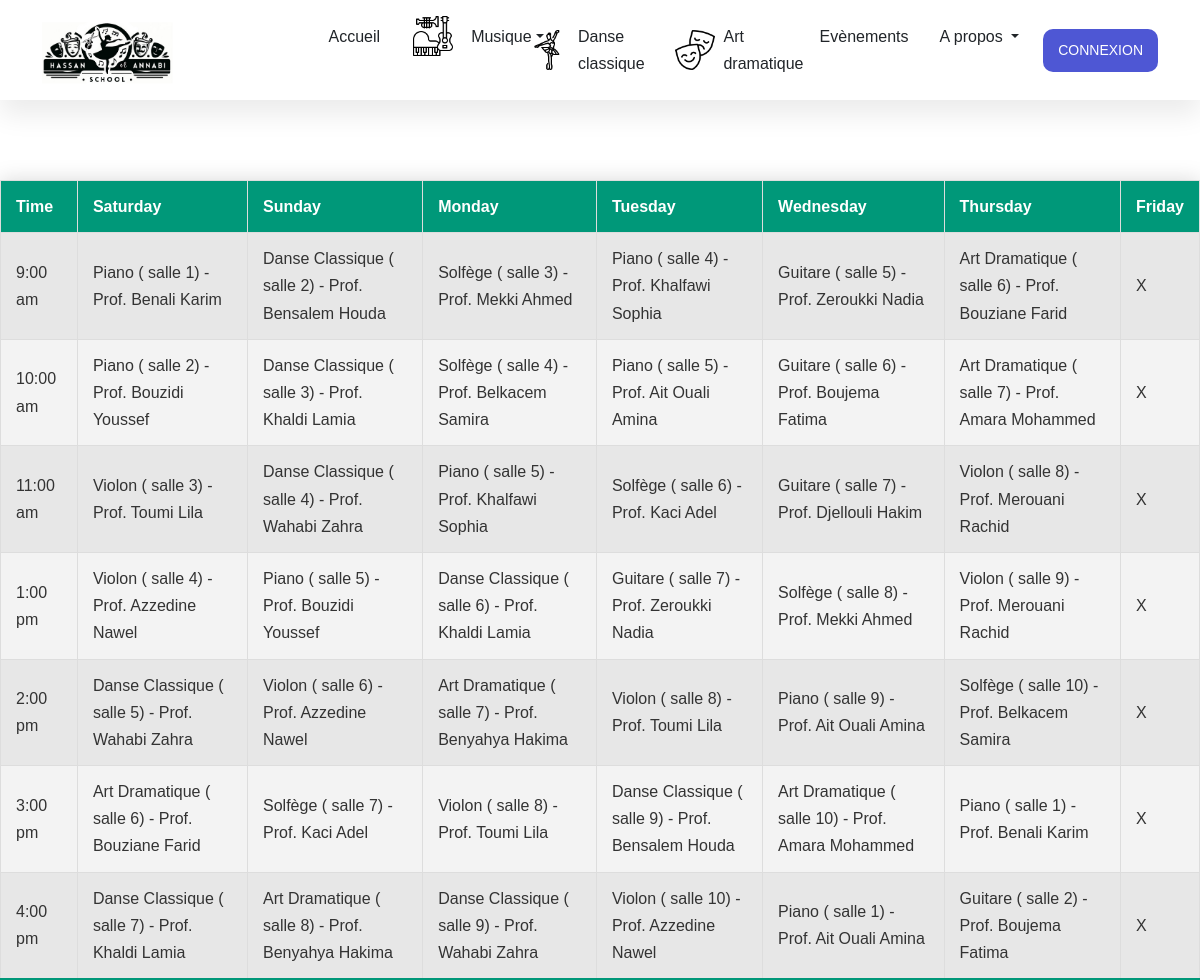
The app's page /scheduleHome.php with its own data.
### tables this page shows
CREATE TABLE IF NOT EXISTS `cours` (
  `Cours_id` int NOT NULL,
  `Prof_id` int NOT NULL,
  `Id_cat_art` int NOT NULL,
  `Horaire` time NOT NULL,
  `Salle` varchar(10) NOT NULL,
  `Période` time NOT NULL,
  PRIMARY KEY (`Cours_id`),
  KEY `Prof_id` (`Prof_id`,`Id_cat_art`),
  KEY `fk_catartId` (`Id_cat_art`)
);

CREATE TABLE IF NOT EXISTS `cat_artistique` (
  `Id_cat_art` int NOT NULL,
  `Désignation` varchar(45) NOT NULL,
  `Description` text NOT NULL,
  `Image` varchar(100) NOT NULL,
  PRIMARY KEY (`Id_cat_art`)
);

CREATE TABLE IF NOT EXISTS `professeur` (
  `Prof_id` int NOT NULL,
  `Nom` varchar(45) NOT NULL,
  `Date_naiss` date NOT NULL,
  `Adresse` varchar(125) NOT NULL,
  `Email` varchar(100) NOT NULL,
  `Tél` int NOT NULL,
  `Spécialité` varchar(45) NOT NULL,
  `pfp` varchar(100) NOT NULL,
  `Password` varchar(45) NOT NULL,
  PRIMARY KEY (`Prof_id`)
);

### scheduleHome.php (the view, shortened to what this page needs)
<?php
$pdo = new PDO('mysql:host=localhost;dbname=school', 'root', '');
$sql = "SELECT c.Cours_id, c.Salle, p.Nom as ProfName, a.Désignation as CourseName
        FROM cours c
        JOIN professeur p ON c.Prof_id = p.Prof_id
        JOIN cat_artistique a ON c.Id_cat_art = a.Id_cat_art
        ORDER BY c.Cours_id";
$stmt = $pdo->query($sql);
$courses = $stmt->fetchAll(PDO::FETCH_ASSOC);
$days = ['Saturday', 'Sunday', 'Monday', 'Tuesday', 'Wednesday', 'Thursday'];
$schedule = [];
foreach ($days as $day) {
    $startId = count($schedule) * 7 + 1;
    $endId = $startId + 6;
    for ($id = $startId; $id <= $endId; $id++) {
        $schedule[$day][] = $courses[$id - 1] ?? null;
    }
}
$times = ['9:00 am', '10:00 am', '11:00 am', '1:00 pm', '2:00 pm', '3:00 pm', '4:00 pm'];
?>
<!DOCTYPE html>
<html lang="fr">
<head>
    <link
      rel="stylesheet"
      href="https://cdn.jsdelivr.net/npm/bootstrap@5.3.2/dist/css/bootstrap.min.css"
    />
    <link rel="stylesheet" href="css/home.css">
</head>
<body>
<nav class="navbar navbar-expand-lg bg-white sticky-top">
      <div class="container">
        <a class="navbar-brand" href="home.php">
          <img
            src="../hassan_el_annabi/images/logoHass1.png"
            alt=""
            width="300px"
          />
        </a>
        <div class="collapse navbar-collapse" id="navbarNav">
          <ul class="navbar-nav ms-auto">
            <li class="nav-item">
              <a class="nav-link" href="../hassan_el_annabi/home.php"
                >Accueil</a
              >
            </li>
            <li class="nav-item dropdown">
              <div class="header-container">
                <img src="../hassan_el_annabi/images/music.png" alt="Musique" style="vertical-align: middle" width="40px" class="heading-img" />
                <a class="nav-link dropdown-toggle" href="#" id="coursDropdown" role="button" data-bs-toggle="dropdown" aria-expanded="false">Musique</a>
              </div>
            </li>
            <li class="nav-item">
              <div class="header-container">
                <img src="../hassan_el_annabi/images/ballet.png" alt="Danse Classique" style="vertical-align: middle" width="40px" />
                <a class="nav-link heading" href="DanseClassique.php">Danse classique</a>
              </div>
            </li>
            <li class="nav-item">
              <div class="header-container">
                <img src="../hassan_el_annabi/images/art_dramatique.png" alt="Art Dramatique" style="vertical-align: middle" width="40px" />
                <a class="nav-link heading" href="ArtDramatique.php">Art dramatique</a>
              </div>
            </li>
            <li class="nav-item">
              <a class="nav-link" href="home.php #events">Evènements</a>
            </li>
            <li class="nav-item dropdown">
              <a
                class="nav-link dropdown-toggle"
                href="#"
                id="aboutDropdown"
                role="button"
                data-bs-toggle="dropdown"
                aria-expanded="false"
              >
                A propos
              </a>
            </li>
          </ul>
          <a href="login.html" class="btn btn-brand ms-lg-3">Connexion</a>
        </div>
      </div>
    </nav>
    <section>
<table class="schedule-table">
    <thead>
        <tr>
            <th>Time</th>
            <?php foreach ($days as $day): ?>
                <th><?= $day ?></th>
            <?php endforeach; ?>
            <th>Friday</th>
        </tr>
    </thead>
    <tbody>
        <?php foreach ($times as $index => $time): ?>
        <tr>
            <td><?= $time ?></td>
            <?php foreach ($days as $day): ?>
                <td>
                    <?php if (!empty($schedule[$day][$index])):
                        $course = $schedule[$day][$index];
                        echo "{$course['CourseName']} ( {$course['Salle']}) - Prof. {$course['ProfName']}";
                    else:
                        echo 'X';
                    endif; ?>
                </td>
            <?php endforeach; ?>
            <td>X</td>
        </tr>
        <?php endforeach; ?>
    </tbody>
</table>
</section>
</body>
</html>

### css/home.css (style rules this page uses)
:root { --c-dark: #212529; --c-brand: #4e57d4; --c-brand-light: #6970dd; --c-brand-rgb: 78, 87, 212; --c-body: #727272; --font-base: "ClashDisplay", sans-serif; --box-shadow: 0px 15px 25px rgba(0, 0, 0, 0.08); --transition: all 0.5s ease; }
body { font-family: var(--font-base); line-height: 1.7; color: var(--c-body); }
a { text-decoration: none; color: var(--c-brand); transition: var(--transition); }
img { max-width: 50%; height: auto; margin: 0px; padding: 0px; }
.navbar { box-shadow: var(--box-shadow); }
.navbar-nav .nav-link { font-weight: 500; color: var(--c-dark); }
.navbar-nav .nav-item:not(:last-child) { margin-right: 15px; }
.btn { font-weight: 500; font-size: 14px; text-transform: uppercase; border-radius: 0; padding: 10px 14px; }
.btn-brand { background-color: var(--c-brand); color: white; border-radius: 10px; }

### scheduleHome.php (style rules this page uses)
.header-container { display: flex; align-items: center; }
.heading-img { margin-left: 10px; margin-right: 10px; }
.schedule-table { width: 1200px; border-collapse: collapse; margin: auto; margin-top: 80px; font-size: 0.9em; min-width: 600px; box-shadow: 0 0 20px rgba(0,0,0,0.15); font-size: 16px; }
.schedule-table thead tr { background-color: #009879; color: #ffffff; text-align: left; }
.schedule-table th, .schedule-table td { padding: 12px 15px; border: 1px solid #dddddd; }
.schedule-table tbody tr { background-color: #f3f3f3; }
.schedule-table tbody tr:nth-of-type(odd) { background-color: #e7e7e7; }
.schedule-table tbody td { color: #333333; }
.schedule-table tbody tr:last-of-type { border-bottom: 2px solid #009879; }

### records on screen
cours: Id_cat_art.Désignation "Piano", Salle "salle 1", Prof.Nom "Benali Karim"
cours: Id_cat_art.Désignation "Danse Classique", Salle "salle 2", Prof.Nom "Bensalem Houda"
cours: Id_cat_art.Désignation "Solfège", Salle "salle 3", Prof.Nom "Mekki Ahmed"
cours: Id_cat_art.Désignation "Piano", Salle "salle 4", Prof.Nom "Khalfawi Sophia"
cours: Id_cat_art.Désignation "Guitare", Salle "salle 5", Prof.Nom "Zeroukki Nadia"
cours: Id_cat_art.Désignation "Art Dramatique", Salle "salle 6", Prof.Nom "Bouziane Farid"
cours: Id_cat_art.Désignation "Piano", Salle "salle 2", Prof.Nom "Bouzidi Youssef"
cours: Id_cat_art.Désignation "Danse Classique", Salle "salle 3", Prof.Nom "Khaldi Lamia"
cours: Id_cat_art.Désignation "Solfège", Salle "salle 4", Prof.Nom "Belkacem Samira"
cours: Id_cat_art.Désignation "Piano", Salle "salle 5", Prof.Nom "Ait Ouali Amina"
cours: Id_cat_art.Désignation "Guitare", Salle "salle 6", Prof.Nom "Boujema Fatima"
cours: Id_cat_art.Désignation "Art Dramatique", Salle "salle 7", Prof.Nom "Amara Mohammed"
cours: Id_cat_art.Désignation "Violon", Salle "salle 3", Prof.Nom "Toumi Lila"
cours: Id_cat_art.Désignation "Danse Classique", Salle "salle 4", Prof.Nom "Wahabi Zahra"
cours: Id_cat_art.Désignation "Piano", Salle "salle 5", Prof.Nom "Khalfawi Sophia"
cours: Id_cat_art.Désignation "Solfège", Salle "salle 6", Prof.Nom "Kaci Adel"
cours: Id_cat_art.Désignation "Guitare", Salle "salle 7", Prof.Nom "Djellouli Hakim"
cours: Id_cat_art.Désignation "Violon", Salle "salle 8", Prof.Nom "Merouani Rachid"
cours: Id_cat_art.Désignation "Violon", Salle "salle 4", Prof.Nom "Azzedine Nawel"
cours: Id_cat_art.Désignation "Piano", Salle "salle 5", Prof.Nom "Bouzidi Youssef"
cours: Id_cat_art.Désignation "Danse Classique", Salle "salle 6", Prof.Nom "Khaldi Lamia"
cours: Id_cat_art.Désignation "Guitare", Salle "salle 7", Prof.Nom "Zeroukki Nadia"
cours: Id_cat_art.Désignation "Solfège", Salle "salle 8", Prof.Nom "Mekki Ahmed"
cours: Id_cat_art.Désignation "Violon", Salle "salle 9", Prof.Nom "Merouani Rachid"
cours: Id_cat_art.Désignation "Danse Classique", Salle "salle 5", Prof.Nom "Wahabi Zahra"
cours: Id_cat_art.Désignation "Violon", Salle "salle 6", Prof.Nom "Azzedine Nawel"
cours: Id_cat_art.Désignation "Art Dramatique", Salle "salle 7", Prof.Nom "Benyahya Hakima"
cours: Id_cat_art.Désignation "Violon", Salle "salle 8", Prof.Nom "Toumi Lila"
cours: Id_cat_art.Désignation "Piano", Salle "salle 9", Prof.Nom "Ait Ouali Amina"
cours: Id_cat_art.Désignation "Solfège", Salle "salle 10", Prof.Nom "Belkacem Samira"
cours: Id_cat_art.Désignation "Art Dramatique", Salle "salle 6", Prof.Nom "Bouziane Farid"
cours: Id_cat_art.Désignation "Solfège", Salle "salle 7", Prof.Nom "Kaci Adel"
cours: Id_cat_art.Désignation "Violon", Salle "salle 8", Prof.Nom "Toumi Lila"
cours: Id_cat_art.Désignation "Danse Classique", Salle "salle 9", Prof.Nom "Bensalem Houda"
cours: Id_cat_art.Désignation "Art Dramatique", Salle "salle 10", Prof.Nom "Amara Mohammed"
cours: Id_cat_art.Désignation "Piano", Salle "salle 1", Prof.Nom "Benali Karim"
cours: Id_cat_art.Désignation "Danse Classique", Salle "salle 7", Prof.Nom "Khaldi Lamia"
cours: Id_cat_art.Désignation "Art Dramatique", Salle "salle 8", Prof.Nom "Benyahya Hakima"
cours: Id_cat_art.Désignation "Danse Classique", Salle "salle 9", Prof.Nom "Wahabi Zahra"
cours: Id_cat_art.Désignation "Violon", Salle "salle 10", Prof.Nom "Azzedine Nawel"
cours: Id_cat_art.Désignation "Piano", Salle "salle 1", Prof.Nom "Ait Ouali Amina"
cours: Id_cat_art.Désignation "Guitare", Salle "salle 2", Prof.Nom "Boujema Fatima"

### other values on screen
$day "Saturday"
$day "Sunday"
$day "Monday"
$day "Tuesday"
$day "Wednesday"
$day "Thursday"
$time "9:00 am"
$time "10:00 am"
$time "11:00 am"
$time "1:00 pm"
$time "2:00 pm"
$time "3:00 pm"
$time "4:00 pm"
